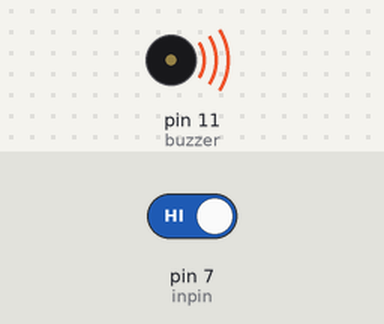
A sketch run on a simulated Arduino Uno, built with avr-gcc and run on an emulated ATmega328P. Parts: buzzer (waves = sounding). Inputs (shaded band) come from the test bench; at power-on: pin 7 (inpin) HIGH.

Above: at 1.2 s.
1.3 s: pin 7 (inpin) driven LOW
At 2.1 s:
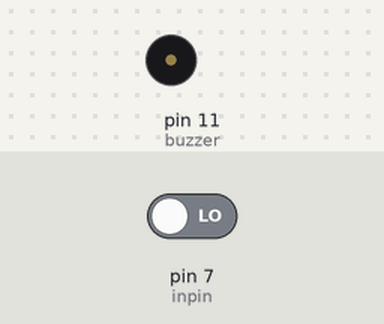
2.8 s: pin 7 (inpin) driven HIGH
At 3.7 s:
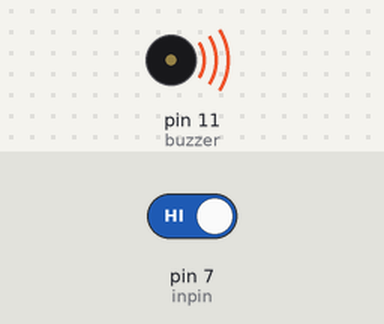
Timing chart, 0 to 5.8 s (numbered marks = the images above; inputs shaded):
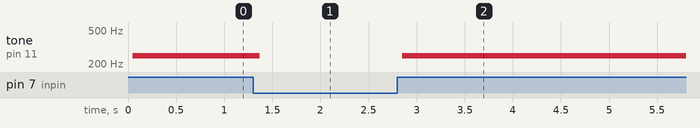

Measured:
- after the input at 1.3 s, tone on pin 11 (buzzer): 249 Hz → silent after 0.07 s
- after the input at 2.8 s, tone on pin 11 (buzzer): silent → 249 Hz after 0.05 s

The sketch:

Responder.ino
```cpp
int buzzer=11; //定义数字11 接口
int inpin=7; //定义数字7 接口
int val; //定义变量val

void setup()
{
  pinMode(buzzer,OUTPUT); //定义蜂鸣器接口为输出接口
  pinMode(inpin,INPUT); //定义按键开关接口为输入接口
}

void loop()
{
  val=digitalRead(inpin); //读取数字7号接口电平值赋给val
  if(val==LOW) //检测按键是否按下，按键按下时蜂鸣器响起
    {
      digitalWrite(buzzer,LOW); //不发声音
      delay(1); //延时ms
    }
  else
    {
      digitalWrite(buzzer,HIGH); //发声音
      delay(2); //延时2ms
      digitalWrite(buzzer,LOW);//不发声音
      delay(2); //延时2ms
    }
}
```
